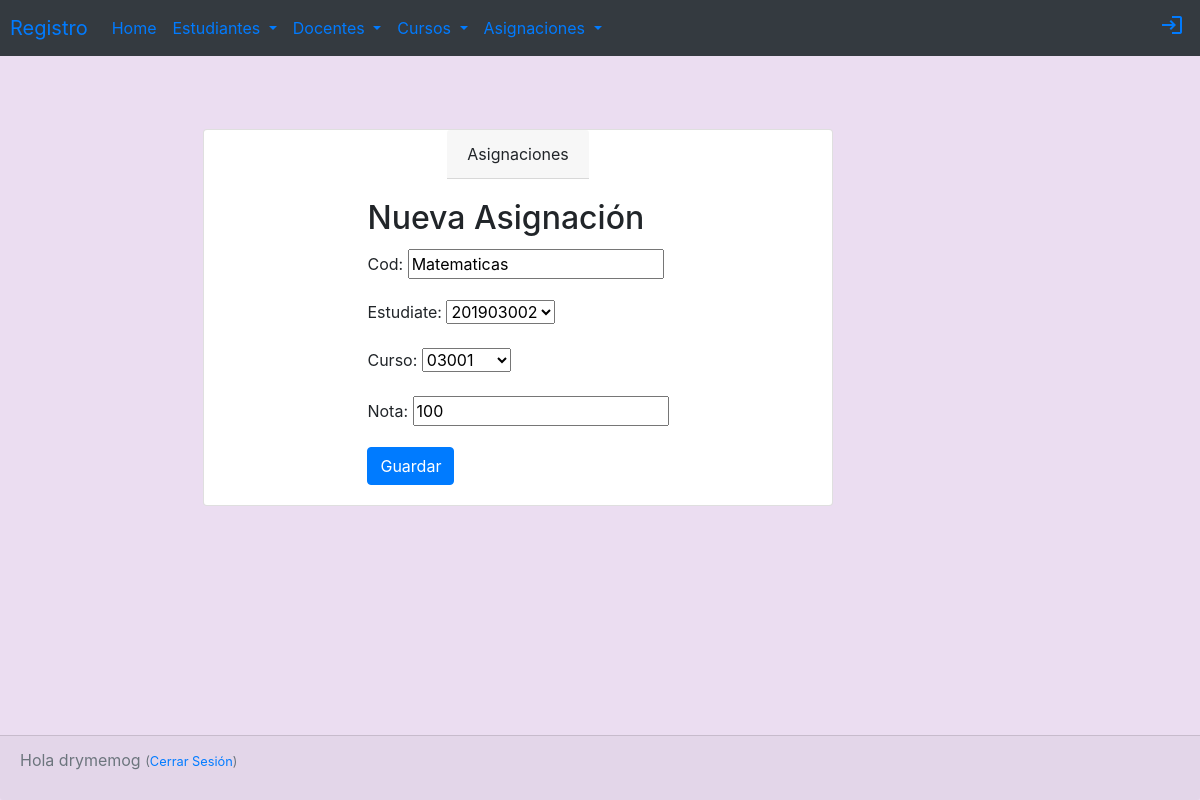
The page /asignacion/4/edit/ (signed in) on the database its author committed.
### registro/models.py (models this page shows, shortened)
class Asignacion(models.Model):
    cod = models.CharField(max_length=25)
    estudiate= models.ForeignKey(Estudiante, related_name='Estudiante', on_delete=models.CASCADE)
    curso= models.ForeignKey(Curso, related_name='Curso',on_delete=models.CASCADE)
    nota = models.CharField(max_length=3)

### registro/views.py (the view)
# urls.py: path('asignacion/<int:pk>/edit/', views.asignacion_edit, name='asignacion_edit'),
@login_required
def asignacion_edit(request,pk):
    asignacion = get_object_or_404(Asignacion, pk=pk)
    if request.method=="POST":
        form=AsignacionForm(request.POST, instance=asignacion)
        if form.is_valid():
            asignacion = form.save(commit=False)
            asignacion.save()
            return redirect('asignaciones')
    else:
        form = AsignacionForm(instance=asignacion)
    return render(request, 'registro/asignacion_edit.html',{'form': form})

### registro/forms.py
class AsignacionForm(forms.ModelForm):
    class Meta:
        model = Asignacion
        fields =('cod', 'estudiate', 'curso', 'nota')

### registro/models.py (called while the page is built)
    def __str__(self):
        return self.noCarnet

    def __str__(self):
        return self.codigo

### registro/templates/registro/asignacion_edit.html (shortened to what this page needs)
{% extends 'registro/base.html' %}
{% block content %}
<div class="container tabla">
    <div class="card tabla align-items-center">
        <div class="card-header">
            Asignaciones
        </div>
        <div class="card-body">
            <h2 class="card-title">Nueva Asignación</h2>
                <form method="POST" class="post-form">{% csrf_token %}
                    {{ form.as_p }}
                    <button type="submit" class="save btn btn-primary">Guardar</button>
                </form>
            </div>
        </div>
    </div>
</div>
{% endblock %}

### registro/templates/registro/base.html (shortened to what this page needs)
{% load static %}
<!DOCTYPE html>
<html lang="en">
<head>
    <link href="https://cdn.jsdelivr.net/npm/bootstrap@5.0.0-beta1/dist/css/bootstrap.min.css" rel="stylesheet">
    <link rel="stylesheet" href="https://stackpath.bootstrapcdn.com/bootstrap/4.3.1/css/bootstrap.min.css">
    <link rel="stylesheet" href="{% static 'css/registro.css' %}">
</head>
<body class="fondo">
        <nav class="navbar navbar-expand-lg nabvar-dark bg-dark barra">
            <a class="navbar-brand" href="/">Registro</a>
            <div class="collapse navbar-collapse" id="navbarSupportedContent">
                <ul class="navbar-nav mr-auto">
                    <li class="nav-item active">
                        <a class="nav-link" href="/">Home <span class="sr-only">(current)</span></a>
                    </li>
                    <li class="nav-item dropdown">
                        <a class="nav-link dropdown-toggle" href="#" id="navbarDropdown" role="button" data-toggle="dropdown" aria-haspopup="true" aria-expanded="false">
                            Estudiantes
                        </a>
                    </li>
                    <li class="nav-item dropdown">
                        <a class="nav-link dropdown-toggle" href="#" id="navbarDropdown" role="button" data-toggle="dropdown" aria-haspopup="true" aria-expanded="false">
                            Docentes
                        </a>
                    </li>
                    <li class="nav-item dropdown">
                        <a class="nav-link dropdown-toggle" href="#" id="navbarDropdown" role="button" data-toggle="dropdown" aria-haspopup="true" aria-expanded="false">
                            Cursos
                        </a>
                    </li><li class="nav-item dropdown">
                        <a class="nav-link dropdown-toggle" href="#" id="navbarDropdown" role="button" data-toggle="dropdown" aria-haspopup="true" aria-expanded="false">
                            Asignaciones
                        </a>
                    </li>
                </ul>
            </div>
            <form class="form-inline my-2 my-lg-0">
                <a href="{% url 'login' %}" class="top-menu"><i class="material-icons">login</i></a>
              </form>
        </nav>
    <div class="content container">
        <div class="row">
            <div class="col-md-8">
            {% block content %}
            {% endblock %}
            </div>
        </div>
    <div class="card-footer fixed-bottom text-muted">
        <p class="top-menu">Hola {{ user.username }} <small>(<a href="{% url 'logout' %}">Cerrar Sesión</a>)</small></p>
      </div>
</body>
</html>

### registro/static/css/registro.css (style rules this page uses)
.barra { padding-left: 10px; color: purple; }
.fondo { background-color: #EBDDF1; }
.tabla { margin-top: 10%; margin-left: 10%; }

### rows shown on the page
Asignacion: cod "Matematicas", estudiate "201903002", curso "03001", nota "100"

### other values the page prints
{{ user.username }} "drymemog"
